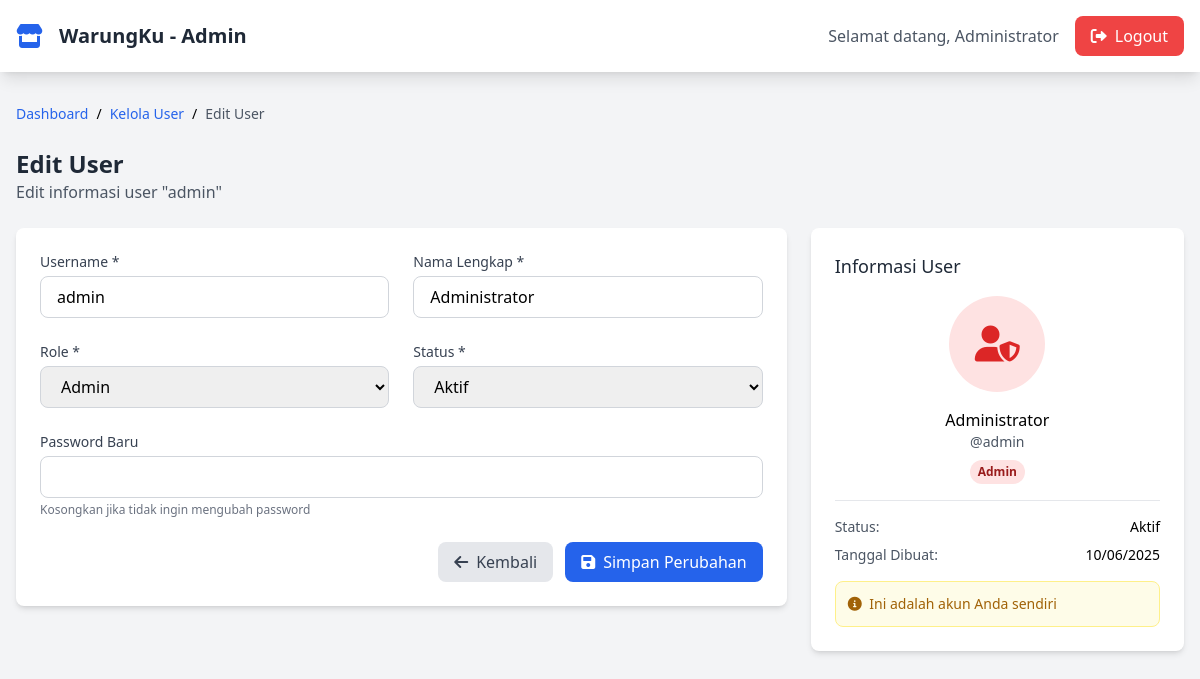
The app's page /admin/users-edit.php?id=1 (signed in) with its own data.
### tables this page shows
CREATE TABLE users (
    id_user INT AUTO_INCREMENT PRIMARY KEY,
    username VARCHAR(50) UNIQUE NOT NULL,
    password VARCHAR(255) NOT NULL,
    role ENUM('admin', 'kasir') NOT NULL,
    nama_lengkap VARCHAR(100) NOT NULL,
    status ENUM('aktif', 'nonaktif') DEFAULT 'aktif',
    created_at TIMESTAMP DEFAULT CURRENT_TIMESTAMP
);

### admin/users-edit.php (the view, shortened to what this page needs)
<?php
include '../config/db.php';
$id_user = intval($_GET['id']);
$user_query = "SELECT * FROM users WHERE id_user = $id_user";
$user_result = mysqli_query($conn, $user_query);
$user = mysqli_fetch_assoc($user_result);
?>
<!DOCTYPE html>
<html lang="id">
<head>
    <script src="https://cdn.tailwindcss.com"></script>
    <link href="https://cdnjs.cloudflare.com/ajax/libs/font-awesome/6.0.0/css/all.min.css" rel="stylesheet">
</head>
<body class="bg-gray-100">
    <nav class="bg-white shadow-lg">
        <div class="max-w-7xl mx-auto px-4">
            <div class="flex justify-between items-center py-4">
                <div class="flex items-center space-x-4">
                    <i class="fas fa-store text-2xl text-blue-600"></i>
                    <h1 class="text-xl font-bold text-gray-800">WarungKu - Admin</h1>
                </div>
                <div class="flex items-center space-x-4">
                    <span class="text-gray-600">Selamat datang, <?php echo $_SESSION['nama_lengkap']; ?></span>
                    <a href="../auth/logout.php" class="bg-red-500 text-white px-4 py-2 rounded-lg hover:bg-red-600 transition">
                        <i class="fas fa-sign-out-alt mr-2"></i>Logout
                    </a>
                </div>
            </div>
        </div>
    </nav>
    <div class="max-w-7xl mx-auto px-4 py-8">
        <div class="flex items-center mb-6 text-sm">
            <a href="dashboard.php" class="text-blue-600 hover:text-blue-800">Dashboard</a>
            <span class="mx-2">/</span>
            <a href="users.php" class="text-blue-600 hover:text-blue-800">Kelola User</a>
            <span class="mx-2">/</span>
            <span class="text-gray-600">Edit User</span>
        </div>
        <div class="mb-6">
            <h1 class="text-2xl font-bold text-gray-800">Edit User</h1>
            <p class="text-gray-600">Edit informasi user "<?php echo htmlspecialchars($user['username']); ?>"</p>
        </div>
        <div class="grid grid-cols-1 md:grid-cols-3 gap-6">
            <div class="md:col-span-2">
                <div class="bg-white rounded-lg shadow-md p-6">
                    <form method="POST">
                        <div class="grid grid-cols-1 md:grid-cols-2 gap-6">
                            <div>
                                <label for="username" class="block text-sm font-medium text-gray-700 mb-1">Username *</label>
                                <input type="text" id="username" name="username" required
                                       value="<?php echo htmlspecialchars($user['username']); ?>"
                                       class="w-full px-4 py-2 border border-gray-300 rounded-lg focus:ring-2 focus:ring-blue-500 focus:border-transparent">
                            </div>
                            <div>
                                <label for="nama_lengkap" class="block text-sm font-medium text-gray-700 mb-1">Nama Lengkap *</label>
                                <input type="text" id="nama_lengkap" name="nama_lengkap" required
                                       value="<?php echo htmlspecialchars($user['nama_lengkap']); ?>"
                                       class="w-full px-4 py-2 border border-gray-300 rounded-lg focus:ring-2 focus:ring-blue-500 focus:border-transparent">
                            </div>
                            <div>
                                <label for="role" class="block text-sm font-medium text-gray-700 mb-1">Role *</label>
                                <select id="role" name="role" required
                                        class="w-full px-4 py-2 border border-gray-300 rounded-lg focus:ring-2 focus:ring-blue-500 focus:border-transparent">
                                    <option value="admin" <?php echo ($user['role'] == 'admin') ? 'selected' : ''; ?>>Admin</option>
                                </select>
                            </div>
                            <div>
                                <label for="status" class="block text-sm font-medium text-gray-700 mb-1">Status *</label>
                                <select id="status" name="status" required
                                        class="w-full px-4 py-2 border border-gray-300 rounded-lg focus:ring-2 focus:ring-blue-500 focus:border-transparent">
                                    <option value="aktif" <?php echo ($user['status'] == 'aktif') ? 'selected' : ''; ?>>Aktif</option>
                                </select>
                            </div>
                            <div class="md:col-span-2">
                                <label for="new_password" class="block text-sm font-medium text-gray-700 mb-1">Password Baru</label>
                                <input type="password" id="new_password" name="new_password"
                                       class="w-full px-4 py-2 border border-gray-300 rounded-lg focus:ring-2 focus:ring-blue-500 focus:border-transparent">
                                <p class="text-xs text-gray-500 mt-1">Kosongkan jika tidak ingin mengubah password</p>
                            </div>
                        </div>
                        <div class="mt-6 flex items-center justify-end gap-3">
                            <a href="users.php" class="px-4 py-2 bg-gray-200 text-gray-700 rounded-lg hover:bg-gray-300 transition">
                                <i class="fas fa-arrow-left mr-2"></i>Kembali
                            </a>
                            <button type="submit" class="px-4 py-2 bg-blue-600 text-white rounded-lg hover:bg-blue-700 transition">
                                <i class="fas fa-save mr-2"></i>Simpan Perubahan
                            </button>
                        </div>
                    </form>
                </div>
            </div>
            <div class="md:col-span-1">
                <div class="bg-white rounded-lg shadow-md p-6">
                    <h3 class="text-lg font-medium text-gray-800 mb-4">Informasi User</h3>
                    <div class="flex items-center justify-center mb-4">
                        <div class="h-24 w-24 rounded-full bg-<?php echo $user['role'] == 'admin' ? 'red' : 'green'; ?>-100 flex items-center justify-center">
                            <i class="fas fa-<?php echo $user['role'] == 'admin' ? 'user-shield' : 'cash-register'; ?> text-<?php echo $user['role'] == 'admin' ? 'red' : 'green'; ?>-600 text-4xl"></i>
                        </div>
                    </div>
                    <div class="mb-4 text-center">
                        <h4 class="font-medium"><?php echo htmlspecialchars($user['nama_lengkap']); ?></h4>
                        <p class="text-sm text-gray-600">@<?php echo htmlspecialchars($user['username']); ?></p>
                        <span class="inline-block mt-2 px-2 py-1 text-xs font-semibold rounded-full bg-<?php echo $user['role'] == 'admin' ? 'red' : 'green'; ?>-100 text-<?php echo $user['role'] == 'admin' ? 'red' : 'green'; ?>-800">
                            <?php echo ucfirst($user['role']); ?>
                        </span>
                    </div>
                    <div class="border-t pt-4">
                        <div class="flex justify-between mb-2">
                            <span class="text-sm text-gray-600">Status:</span>
                            <span class="text-sm font-medium"><?php echo ucfirst($user['status']); ?></span>
                        </div>
                        <div class="flex justify-between">
                            <span class="text-sm text-gray-600">Tanggal Dibuat:</span>
                            <span class="text-sm font-medium"><?php echo date('d/m/Y', strtotime($user['created_at'])); ?></span>
                        </div>
                    </div>
                    <?php if ($user['id_user'] == $_SESSION['user_id']): ?>
                    <div class="mt-4 p-3 bg-yellow-50 border border-yellow-200 rounded-lg">
                        <p class="text-sm text-yellow-700">
                            <i class="fas fa-info-circle mr-1"></i>
                            Ini adalah akun Anda sendiri
                        </p>
                    </div>
                    <?php endif; ?>
                </div>
            </div>
        </div>
    </div>
</body>
</html>

### records on screen
users: username "admin", nama_lengkap "Administrator", role "Admin", status "Aktif", created_at "10/06/2025"

### other values on screen
$_SESSION['nama_lengkap'] "Administrator"
